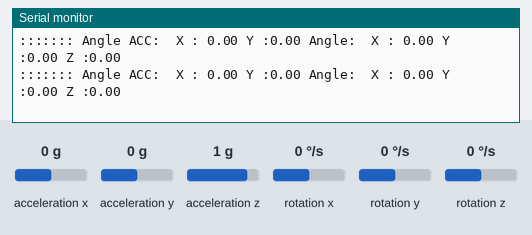
A sketch run on a simulated Arduino Mega 2560, built with avr-gcc and run on an emulated ATmega2560. Parts: the last lines printed to the serial monitor. The inputs (shaded band) are chosen by the test bench; at power-on: acceleration x 0 g, acceleration y 0 g, rotation z 0 °/s, acceleration z 1 g, rotation x 0 °/s, rotation y 0 °/s.

Above: at 5.2 s.
5.3 s: acceleration x set to 0.8 g
At 5.36 s:
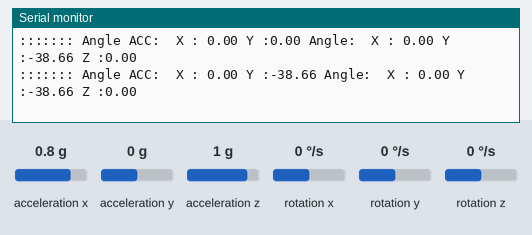
8.3 s: acceleration y set to -1.4 g
At 8.3 s:
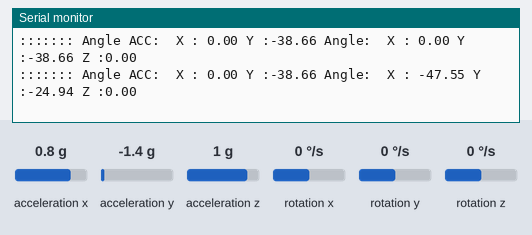
11.3 s: rotation z set to -192 °/s
At 11.35 s:
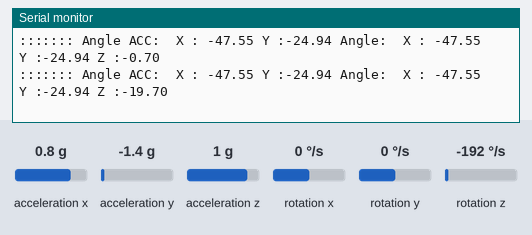
14.3 s: acceleration x set to 0 g
At 14.49 s:
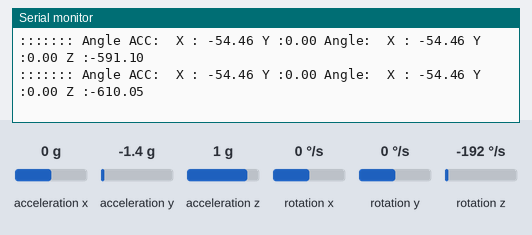
17.3 s: acceleration y set to 0 g
At 17.34 s:
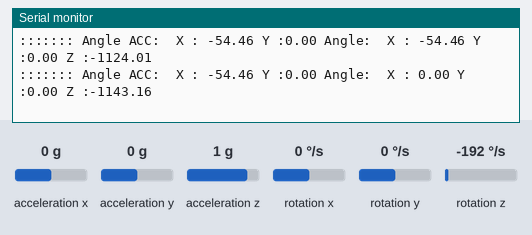
20.3 s: acceleration x set to -1.4 g
At 24.24 s:
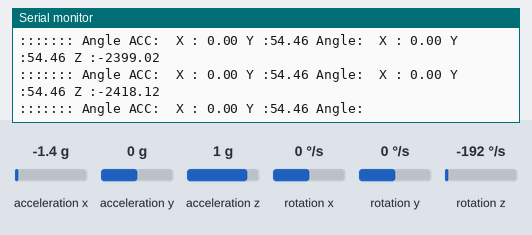
Timing chart, 0 to 24.3 s (numbered marks = the images above; inputs shaded):
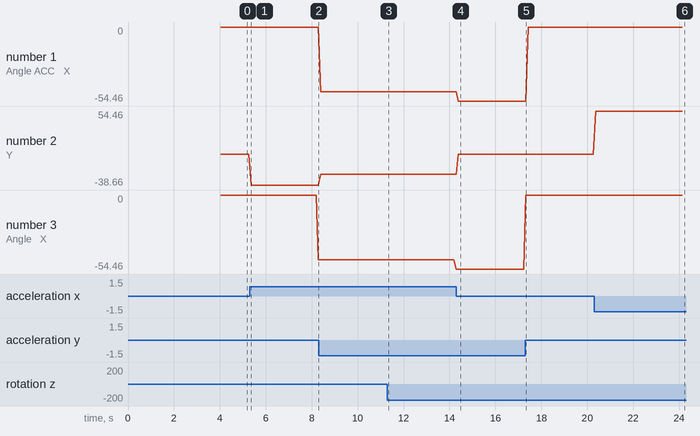

Measured:
- after the input at 5.3 s, the serial monitor: prints a new line after 0.06 s (image 1)
- after the input at 11.3 s, the serial monitor: prints a new line after 0.05 s (image 3)
- after the input at 14.3 s, the serial monitor: prints a new line after 0.09 s (image 4)
- after the input at 17.3 s, the serial monitor: prints a new line at once (image 5)
- after the input at 20.3 s, the serial monitor: prints a new line after 0.07 s (image 6)
- plotted number 1: 0 → -47.55 after the input at 8.3 s, -47.55 → -54.46 after the input at 14.3 s
- plotted number 2: 0 → -38.66 after the input at 5.3 s, -38.66 → -24.94 after the input at 8.3 s, -24.94 → 0 after the input at 14.3 s, 0 → 54.46 after the input at 20.3 s
- plotted number 3: 0 → -47.55 after the input at 5.3 s, -47.55 → -54.46 after the input at 11.3 s

The sketch:

angle_measure_device.ino
```cpp
#include <Wire.h>    //Include wire library
#include <MPU6050_light.h>  //Include library for MPU communication
// #include <LiquidCrystal_I2C.h>  //Library for LCD Display

MPU6050 mpu(Wire);   //Create object mpu
// LiquidCrystal_I2C lcd(0x20, 16, 2);     //Define LCD address and dimension

unsigned long timer = 0;

void setup() {

  Serial.begin(9600);    //Start serial communication

  // lcd.begin();     //Start LCD Display
  // lcd.backlight();

  Wire.begin();
  mpu.begin();
  Serial.print(F("MPU6050 status: "));
  Serial.println(F("Calculating offsets, do not move MPU6050"));
  delay(1000);
  mpu.calcGyroOffsets();     //Calibrate gyroscope
  Serial.println("Done!\n");

}
void loop() {
  mpu.update();    //Get values from MPU

  if ((millis() - timer) > 100) { // print data every 100ms
    timer = millis();
    Serial.print(" Angle: ");
    Serial.print(" X : ");Serial.print(mpu.getAngleX());
    Serial.print(" Y :"); Serial.print(mpu.getAngleY());
    Serial.print(" Z :"); Serial.println(mpu.getAngleZ());

    Serial.print("::::::: Angle ACC: ");
    Serial.print(" X : ");Serial.print(mpu.getAccAngleX());
    Serial.print(" Y :"); Serial.print(mpu.getAccAngleY());
    // Serial.println(" Z :"); Serial.println(mpu.get());

        //Print Z angle value on LCD
    delay(10);
  }
}
```

new.cpp
```cpp

```

new.ino
```cpp

```
